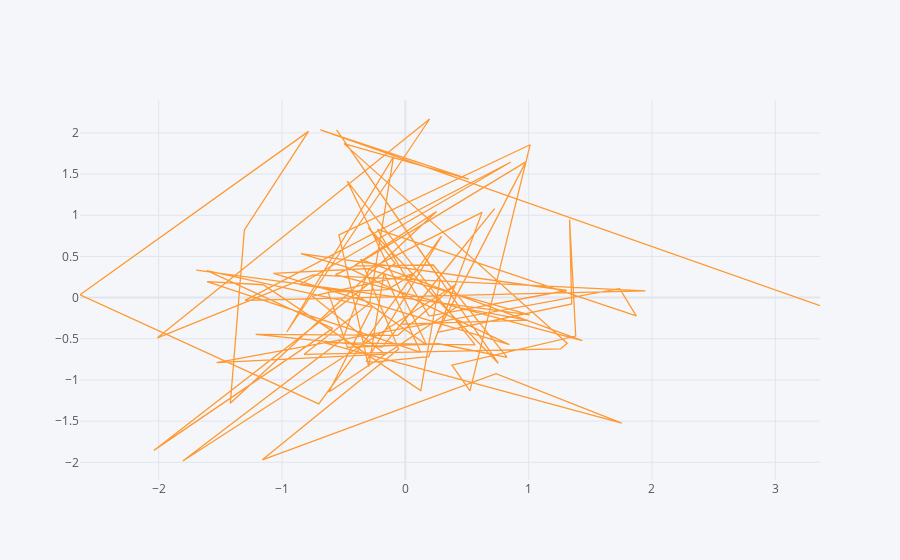

This figure's notebook cell:
### Markdown cell above
* Scatter, bar, heat map, box, ratio are the kinds of plots that we can do using plotly.
## Scatter Plot

### Code cell
df.iplot(kind='scatter',x='A',y = 'B')
